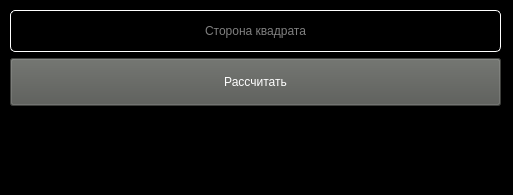
<?xml version="1.0" encoding="UTF-8"?>
<ui version="4.0">
 <class>areaSquare</class>
 <widget class="QMainWindow" name="areaSquare">
  <property name="geometry">
   <rect>
    <x>0</x>
    <y>0</y>
    <width>513</width>
    <height>195</height>
   </rect>
  </property>
  <property name="minimumSize">
   <size>
    <width>513</width>
    <height>195</height>
   </size>
  </property>
  <property name="maximumSize">
   <size>
    <width>513</width>
    <height>195</height>
   </size>
  </property>
  <property name="windowTitle">
   <string>Площадь квадрата</string>
  </property>
  <property name="styleSheet">
   <string notr="true">color: white;background-color: black;</string>
  </property>
  <property name="animated">
   <bool>false</bool>
  </property>
  <widget class="QWidget" name="centralwidget">
   <property name="styleSheet">
    <string notr="true">QLineEdit{
	border: 1px solid white;
	border-radius: 5px;	
	height: 40px;
}
QPushButton{
	background-color: rgb(85, 87, 83);
	height: 40px;
}
QPushButton:hover{
	background-color: rgb(136, 138, 133);
}</string>
   </property>
   <widget class="QWidget" name="verticalLayoutWidget">
    <property name="geometry">
     <rect>
      <x>10</x>
      <y>10</y>
      <width>491</width>
      <height>171</height>
     </rect>
    </property>
    <layout class="QVBoxLayout" name="verticalLayout">
     <item>
      <widget class="QLineEdit" name="lineEdit">
       <property name="alignment">
        <set>Qt::AlignCenter</set>
       </property>
       <property name="placeholderText">
        <string>Сторона квадрата</string>
       </property>
      </widget>
     </item>
     <item>
      <widget class="QPushButton" name="pushButton">
       <property name="text">
        <string>Рассчитать</string>
       </property>
      </widget>
     </item>
     <item>
      <widget class="QLabel" name="label">
       <property name="text">
        <string/>
       </property>
       <property name="alignment">
        <set>Qt::AlignCenter</set>
       </property>
      </widget>
     </item>
    </layout>
   </widget>
  </widget>
 </widget>
 <resources/>
 <connections/>
</ui>
